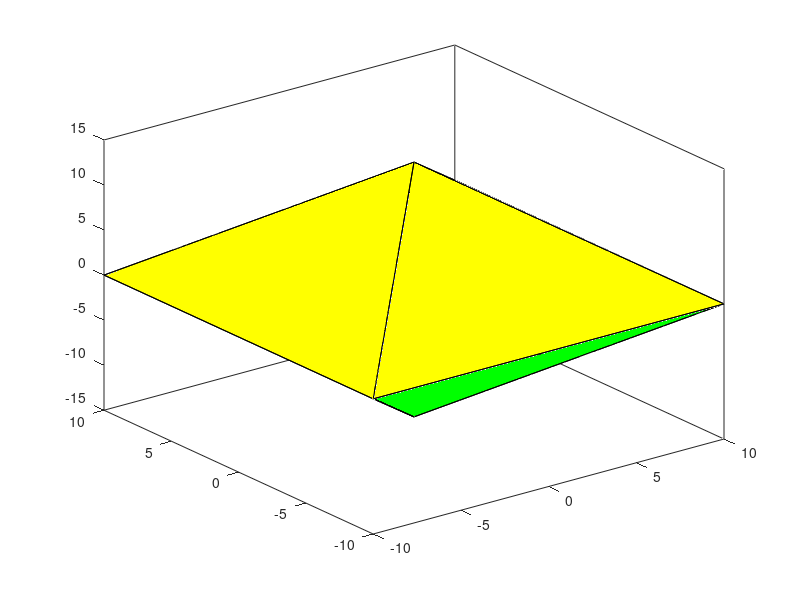

Reproduce this figure in MATLAB. (Note: this script raises an error after producing the figure.)
%U022OKTAEDER Oktaeder - doppelte vierseitige Pyramide
%   Zeichnet ein Oktaeder mit der Kantenlaenge 10

% Alles bereinigen
clear;clc;clf;

% Figur im Vordergrund darstellen
figure(1);

% Eckpunkte A,B,C,D,TOP,BOT des Oktaeders
% Spalte 1      2       3
A =     [10     10      0]';
B =     [-10    10      0]';
C =     [-10    -10     0]';
D =     [10     -10     0]';
TOP =   [0      0       10*sqrt(2)]';
BOT =   [0      0       10*-sqrt(2)]';

P = [A B C D TOP BOT];
  
% Indexvektor
idx = [1 2 5];
fill3(P(1,idx), P(2,idx), P(3,idx), 'y');
hold on

% Zusammenstellung der gelben Pyramide
% Indexvektor
idx = [2 3 5];
fill3(P(1,idx), P(2,idx), P(3,idx), 'y');

idx = [3 4 5] ;
fill3(P(1,idx), P(2,idx), P(3,idx), 'y');

idx = [4 1 5];
fill3(P(1,idx), P(2,idx), P(3,idx), 'y');


% Zusammenstellung der gruenen Pyramide
% Indexvektor
idx = [1 2 6];
fill3(P(1,idx), P(2,idx), P(3,idx), 'g');

% Indexvektor
idx = [2 3 6];
fill3(P(1,idx), P(2,idx), P(3,idx), 'g');

idx = [3 4 6];
fill3(P(1,idx), P(2,idx), P(3,idx), 'g');

idx = [4 1 6];
fill3(P(1,idx), P(2,idx), P(3,idx), 'g');

% Transparenz der gezeichneten Ebenen aus [0,1]
alpha(0.7);

% Eckpunkte des Oktaeders beschriften
text(-11.5, -10, 0, 'A')
text(8.7, -10, -1.5, 'B')
text(11, 10, 0, 'C')
text(-9.7, 10, -2, 'D')
text(-1, 0, 15.5, 'TOP')
text(-1, 0, -15.5, 'BOT')

axis equal
